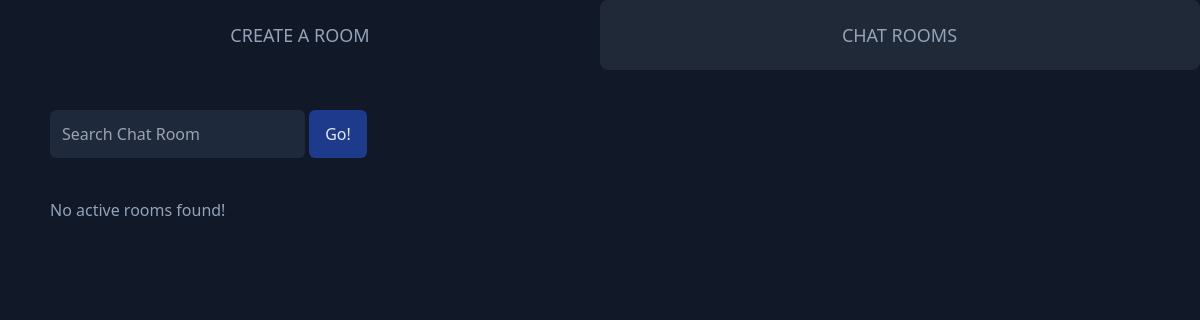
Before: / with the older database file.
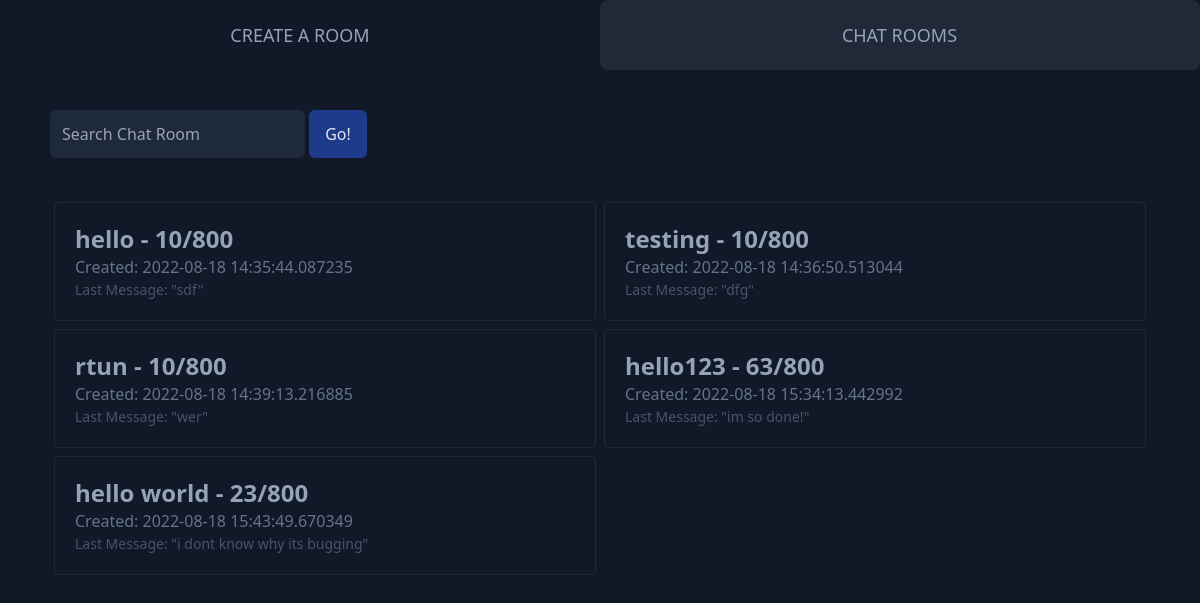
After: the same page with the newer database file.
### app.py (models this page shows, shortened)
class Rooms(db.Model):
    RID = db.Column(db.Integer, primary_key=True)
    name = db.Column(db.String(100), unique=True, nullable=False)
    visibility = db.Column(db.String(20), nullable=False)
    date = db.Column(db.DateTime, nullable=False, default=datetime.utcnow)
    messages = db.Column(db.Integer)
    closing = db.Column(db.Boolean)

class Logs(db.Model):
    MID = db.Column(db.Integer, primary_key=True)
    RID = db.Column(db.Integer, nullable=False)
    message = db.Column(db.String(1000), nullable=False)

### app.py (the view)
@app.route('/', methods=['GET', 'POST'])
def index():
    public_rooms = Rooms.query.filter_by(visibility = "public").all()
    return render_template('listrooms.html',rooms = public_rooms, LastMessage = getLastMessage)

### app.py (called while the page is built)
def getLastMessage(RID):
    LastMessage = Logs.query.filter_by(RID=RID).order_by(Logs.MID.desc()).first()
    if LastMessage:
        return LastMessage.message
    return "No messages yet..."

### templates/listrooms.html (shortened to what this page needs)
{% extends 'layouts/layout_land.html' %}
{% block content %}
    <div class = "div2">
        <div class = "flex justify-start flex-wrap py-10">
        <form>
            <input type = "text" placeholder = "Search Chat Room" class = "bg-slate-800 rounded-md p-3 text-slate-400 font-light focus:outline-none ml-[50px]">
            <input type = "submit" value = "Go!" class = "bg-blue-900 rounded-md text-slate-200 p-4 py-3">
        </form>
        </div>
        <div class = "flex flex-wrap mx-[50px]">
      {% if rooms|length < 1 %}
        <h4 class = "text-center text-slate-400">No active rooms found!</h4>
      {% else %}
            {% for room in rooms %}
            <div class = "border border-gray-800 w-[calc(50%-8px)] m-1 rounded p-5 overflow-hidden hover:bg-gray-800 transition">
                <a href = {{url_for('roomview', RID = room.RID, name = room.name)}}>
                    <h2 class = "text-slate-400 text-2xl cursor-pointer font-semibold truncate hover:underline">
                        {{room.name}} - {{room.messages}}/800
                    </h2>
                </a>
                <p class = "text-slate-500">Created: {{room.date}}</p>
                <p class = "text-slate-600 text-[14px] font-normal truncate">Last Message: "{{LastMessage(room.RID)}}"</p>
            </div>
            {% endfor %}
        </div>
      {% endif %}
    </div>
{% endblock %}

### templates/layouts/layout_land.html (shortened to what this page needs)
<!DOCTYPE html>
<html lang="en">
<head>
    <link rel="stylesheet" href="{{url_for('static',filename='dist/css/output.css')}}">
</head>
<body class = "bg-gray-900">
    <div class = "flex flex-wrap w-full">
        <a href="/createroom" class = "create-room w-6/12 rounded-lg text-center text-slate-400 text-lg py-5 font-extralight border border-transparent">
            CREATE A ROOM
        </a>
        <a href="/" class = "chat-room w-6/12 rounded-lg text-center border-l-0 text-slate-400 text-lg py-5 font-extralight border border-transparent">
            CHAT ROOMS
        </a>
    </div>
    {% block content %}
    {% endblock %}
</body>
</html>

### templates/listrooms.html (style rules this page uses)
.chat-room { background-color: rgb(31 41 55); }

Changed rows visible on the page:
added Rooms: name "hello", messages "10", date "2022-08-18 14:35:44.087235"
added Logs: message "sdf"
added Rooms: name "testing", messages "10", date "2022-08-18 14:36:50.513044"
added Logs: message "dfg"
added Rooms: name "rtun", messages "10", date "2022-08-18 14:39:13.216885"
added Logs: message "wer"
added Rooms: name "hello123", messages "63", date "2022-08-18 15:34:13.442992"
added Logs: message "im so done!"
added Rooms: name "hello world", messages "23", date "2022-08-18 15:43:49.670349"
added Logs: message "i dont know why its bugging"
Other visible differences:
text no longer shown: "No active rooms found!"
